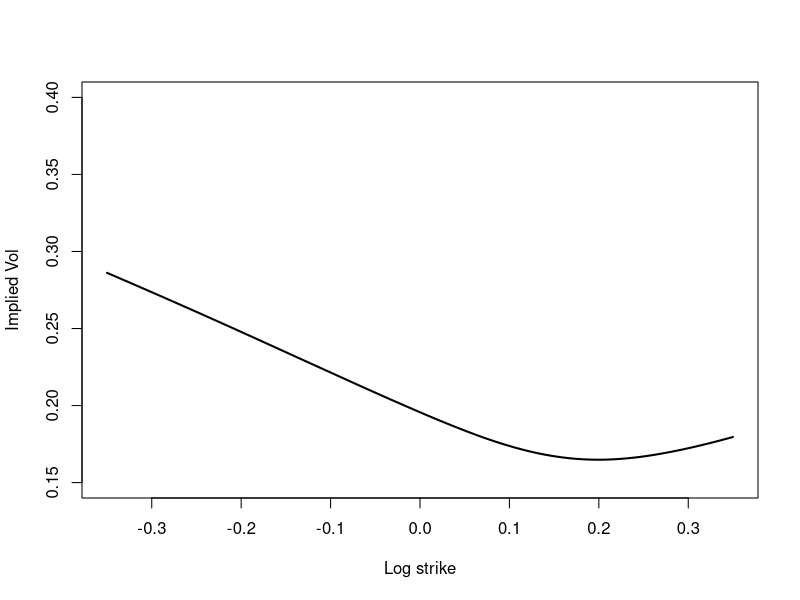

R code for this plot:
rm(list=ls())
library(MASS)
library(parallel)

bstar <- function(k, alpha){
  result <- ((k^(alpha+1) - (k-1)^(alpha+1)) / (alpha+1)) ^ (1/alpha)
  return(result)
}

BSImpliedVolCall <- function(S0, K, T, r, C)
{
  nK <- length(K);
  sigmaL <- rep(1e-10,nK);
  CL <- BSFormula(S0, K, T, r, sigmaL);
  sigmaH <- rep(10,nK);
  CH <- BSFormula(S0, K, T, r, sigmaH);
  while (mean(sigmaH - sigmaL) > 1e-10)
  {
    sigma <- (sigmaL + sigmaH)/2;
    CM <- BSFormula(S0, K, T, r, sigma);
    CL <- CL + (CM < C)*(CM-CL);
    sigmaL <- sigmaL + (CM < C)*(sigma-sigmaL);
    CH <- CH + (CM >= C)*(CM-CH);
    sigmaH <- sigmaH + (CM >= C)*(sigma-sigmaH);
  }
  return(sigma);
  
}

MyImpliedVolCall <- function(S0, K, T, r, C){
  sigmaL <- 1e-3
  sigmaH <- 10
  while(sigmaH-sigmaL > 1e-10){
    sigma <- (sigmaL + sigmaH)/2
    if(BSFormula(S0, K, T, r, sigma)==C) {break}
    else if(BSFormula(S0, K, T, r, sigma)>C) {sigmaH <- sigma}
    else{
      sigmaL <- sigma
    }
  }
  return(sigma)
}

BSFormula <- function(S0, K, T, r, sigma)
{
  x <- log(S0/K)+r*T;
  sig <- sigma*sqrt(T);
  d1 <- x/sig+sig/2;
  d2 <- d1 - sig;
  pv <- exp(-r*T);
  return( S0*pnorm(d1) - pv*K*pnorm(d2));
}

hybridScheme <- function(params){
  
  S0 <- params$S0
  xi <- params$xi
  eta <- params$eta
  alpha <- params$alpha
  rho <- params$rho
  
  #n = 100
  #kappa = 1
  covMatrix <- function(n, kappa){
    ### generate the covariance matrix
    ### @param n: the distance between two points is 1/n
    ### @param kappa: how many power low terms to include around zero
    
    sigma <- matrix(0, nrow=kappa+1, ncol=kappa+1)
    sigma[1,1] <- 1/n
    if(kappa==0){
      return (sigma)
    }
    else{
    for(j in 2:(kappa+1)){
      sigma[1, j] <- ((j-1)^(alpha+1)-(j-2)^(alpha+1)) / ((alpha+1)*n^(alpha+1))
      sigma[j, 1] <- ((j-1)^(alpha+1)-(j-2)^(alpha+1)) / ((alpha+1)*n^(alpha+1))
    }
    for(j in 2:(kappa+1)){
      for(k in 2:(kappa+1)){
        if(j==k){
          sigma[j,k] <- ((j-1)^(2*alpha+1)-(j-2)^(2*alpha+1)) / ((2*alpha+1)*n^(2*alpha+1))
        }
        else{
          #print(((j-1)(k-1))^(alpha+1) * f21hyper(1,2*(alpha+1),alpha+2,(k-1)/(k-j))) #- 
          #print(j)
          #print(k)
          #print((k-1)/(k-j))
          #print(hyperg_2F1(1,2*(alpha+1),alpha+2,(k-1)/(k-j)))
          #sigma[j,k] <- ((j-1)(k-1))^(alpha+1) * f21hyper(1,2*(alpha+1),alpha+2,(k-1)/(k-j)) #- 
          #               ((j-2)(k-2))^(alpha+1) * f21hyper(1,2*(alpha+1),alpha+2,(k-2)/(k-j))) /
          #               (j-k) * (alpha+1) * n^(2*alpha+1)  
          
        }
      }
    }
    #print(sigma)
    return(sigma)
    }
  }
  
  Simulation <- function(n, kappa, T, W, Z, Gamma, tseq){
    #print(W)
    
    Y2 <- convolve(Gamma, rev(W[,1]), type="open")[1:floor(n*T)]
    Y1 <- rep(0, floor(n*T))
    
    for(i in 1:floor(n*T)){
      Y1[i] <-0
      if (kappa!=0 ){
      for (k in 1:min(i,kappa)){
        Y1[i] = Y1[i] + W[i+1-k,k+1]
      }
      }
    }
    Y <- Y1+Y2 ## The simulated series of main interst
    v <- xi*exp(eta*sqrt(2*alpha+1)*Y - tseq)
    v <- c(xi, v[1:length(v)-1])
    S <- S0 * exp(sum(v^0.5*Z) - 1/2*sum(v)/n)
    return(S)
  }
  
  MC <- function(N, n, kappa, T){
    Gamma <- sapply(seq(1:floor(n*T)), function(x){(bstar(x, alpha)/n)^alpha}) 
    Gamma[1:kappa] <- 0
    tseq <- eta*eta/2*sapply(seq(1:floor(n*T)),function(x){(x/n)^(2*alpha+1)})
    steps <- floor(n*T)
    W <- mvrnorm(steps*N, mu=rep(0, kappa+1), Sigma=covMatrix(n, kappa))
    Wperp <- rnorm(steps*N, sd=sqrt(1/n))
    Z <- rho * W[,1] + sqrt(1-rho*rho)*Wperp
    return(unlist(mclapply(seq(1:N), function(loopNum){Simulation(
      n, kappa, T, W[(1+(loopNum-1)*steps):(loopNum*steps),],Z[(1+(loopNum-1)*steps):(loopNum*steps)], Gamma, tseq)}, mc.cores=4)))
  }
  return(MC)
}

impvol <- function(k, st, T){
  payoff <- (st > exp(k)) * (st - exp(k))
  return(BSImpliedVolCall(1, exp(k), T, 0, mean(payoff)))
}




params <- list(S0=1, xi=0.235^2, eta=1.9, alpha=-0.43, rho=-0.9)
T <- 1
n <- 20 # step length is 1/n
paths <- 1e5
set.seed(9081)

Rprof()
finalPrices <- hybridScheme(params)(paths, n, 1, T)
Rprof(NULL)
summaryRprof()

summary(finalPrices)



vol <- function(k, finalP){sapply(k, function(x){impvol(x, finalP, T)})}
payoff <- function(k, finalP){sapply(k, function(x){mean((finalP > exp(x)) * (finalP - exp(x)))})}


# 
# # param2<- list(S0=1, xi=0.7, eta=1.9, alpha= -0.43, rho= -0.9)
# finalPrices2<- hybridScheme(params)(paths, n, 0, T)
# 
# save(finalPrices, file='finalPT1kappa1.rData')
# save(finalPrices2,file ='finalPT1kappa0.rData')
# 
# 
# curve(vol(x, finalPrices), from=-0.3, to=0.2, col='blue',
#       xlab="Log strike", ylab="Implied Vol", ylim= c(0, 0.55))
# curve(vol(x, finalPrices2),from=-0.18, to=0.08, add=TRUE, col='red')
# legend('topright', legend= c('kappa= 0', 'kappa= 1'), col= c('red', 'blue'), lty=1)
# title(main = 'T=1')
# 
# 

# 
# k<-5
# clr<- rainbow(k)
# finalP<- list()
# 
# 
# for (i in 1:k){
#   
#   param<- params
#   param$xi<- param$xi+0.01*i
#   print(i)
#   
#   finalP[[i]]<- hybridScheme(param)(paths, n,1,T)
# }
# save(finalP, file='finalP_xi.rData')
# 
# curve(vol(x, finalPrices), from=-0.15, to=0.15, col='black',
#       xlab="Log strike", ylab="Implied Vol", ylim= c(0.1, 0.55) ,lwd=2)
# 
# for (i in 1:k){
#   curve(vol(x, finalP[[i]]),from=-0.15, to=0.15, add=TRUE, col=clr[i], lwd=2)
# }
# 
# 
# 
# legend( 'topright',
#         legend=c ('xi= 0.235^2', 
#                   'xi= 0.235^2+ 0.01',
#                   'xi= 0.235^2+ 0.02',
#                   'xi= 0.235^2+ 0.03',
#                   'xi= 0.235^2+ 0.04',
#                   'xi= 0.235^2+ 0.05'), 
#         col = c('black', clr), lty=1)
# 
# 
# title( 'Sensitivity on Xi')




# 
# k<-3
# clr<- rainbow(k)
# finalP<- list()
# 
# 
# for (i in 1:k){
#   
#   param<- params
#   param$eta<- param$eta+0.3*i
#   print(i)
#   
#   finalP[[i]]<- hybridScheme(param)(paths, n,1,T)
# }
# save(finalP, file='finalP_eta.rData')
# 
# curve(vol(x, finalPrices), from=-0.15, to=0.15, col='black',
#       xlab="Log strike", ylab="Implied Vol", ylim= c(0.1, 0.55) ,lwd=2)
# 
# for (i in 1:k){
#   curve(vol(x, finalP[[i]]),from=-0.15, to=0.15, add=TRUE, col=clr[i], lwd=2)
# }
# 
# 
# 
# legend( 'topright',
#         legend=c ('eta= 1.9', 
#                   'eta= 2.2',
#                   'eta= 2.5',
#                   'eta= 2.8'), 
#         col = c('black', clr), lty=1)
# 
# 
# title( 'Sensitivity on Eta')
# 
# 
# 
# 
# 
# 
# 
# k<-4
# clr<- rainbow(k)
# finalP<- list()
# 
# 
# for (i in 1:k){
#   
#   param<- params
#   param$alpha<- param$alpha+0.02*i
#   print(i)
#   
#   finalP[[i]]<- hybridScheme(param)(paths, n,1,T)
# }
# save(finalP, file='finalP_alpha.rData')
# 
# curve(vol(x, finalPrices), from=-0.15, to=0.1, col='black',
#       xlab="Log strike", ylab="Implied Vol", ylim= c(0.1, 0.55) ,lwd=2)
# 
# for (i in 1:k){
#   curve(vol(x, finalP[[i]]),from=-0.18, to=0.1, add=TRUE, col=clr[i], lwd=2)
# }
# 
# 
# 
# legend( 'topright',
#         legend=c ('alpha= -0.43', 
#                   'alpha= -0.41',
#                   'alpha= -0.39',
#                   'alpha= -0.37',
#                   'alpha= -0.35'), 
#         col = c('black', clr), lty=1)
# 
# 
# title( 'Sensitivity on Alpha')









# 
# k<-4
# clr<- rainbow(k)
# finalP<- list()
# 
# 
# for (i in 1:k){
#   
#   param<- params
#   param$alpha<- param$alpha+0.1*i
#   print(i)
#   
#   finalP[[i]]<- hybridScheme(param)(paths, n,1,T)
# }
#   
# save(finalP, file='finalP_rho.rData')
# 
# curve(vol(x, finalPrices), from=-0.1, to=0.1, col='black',
#       xlab="Log strike", ylab="Implied Vol", ylim= c(0.1, 0.35) ,lwd=2)
# 
# for (i in 1:k){
#   curve(vol(x, finalP[[i]]),from=-0.1, to=0.1, add=TRUE, col=clr[i], lwd=2)
# }
# 
# 
# 
# legend( 'topright',
#         legend=c ('rho= -0.90', 
#                   'rho= -0.80',
#                   'rho= -0.70',
#                   'rho= -0.60',
#                   'rho= -0.50'), 
#         col = c('black', clr), lty=1)
# 
# 
# 
# 
# title( 'Sensitivity on Rho')





k<-5
clr<- rainbow(k)
finalP<- list()

#params$rho<-0
#finalPrices <- hybridScheme(params)(paths, n, 1, T)
#summary(finalPrices)

#for (i in 1:k){
#  
#  param<- params
#  param$alpha<- param$alpha+0.1*i
#  print(i)
  
#  finalP[[i]]<- hybridScheme(param)(paths, n,1,T)
#}

#save(finalP, file='finalP_rho.rData')

curve(vol(x, finalPrices), from=-0.35, to=0.35, col='black',
      xlab="Log strike", ylab="Implied Vol", ylim= c(0.15, 0.4) ,lwd=2)

#for (i in 1:(k-1)){
#  curve(vol(x, finalP[[i]]),from=-0.35, to=0.15, add=TRUE, col=clr[i], lwd=2)
#}



#legend( 'topleft',
#        legend=c ('rho= 0', 
#                  'rho= 0.10',
#                  'rho= 0.20',
 #                 'rho= 0.30',
#                  'rho= 0.40'), 
 #       col = c('black', clr), lty=1)




#title( 'Sensitivity on Rho')

